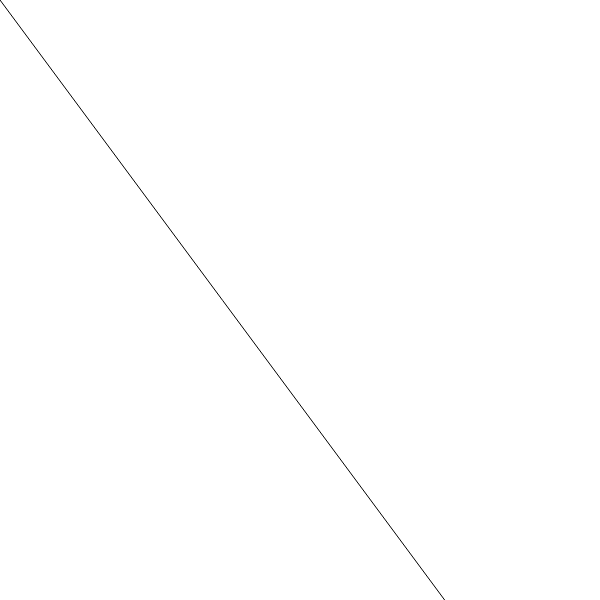
Frame 1 (no input)
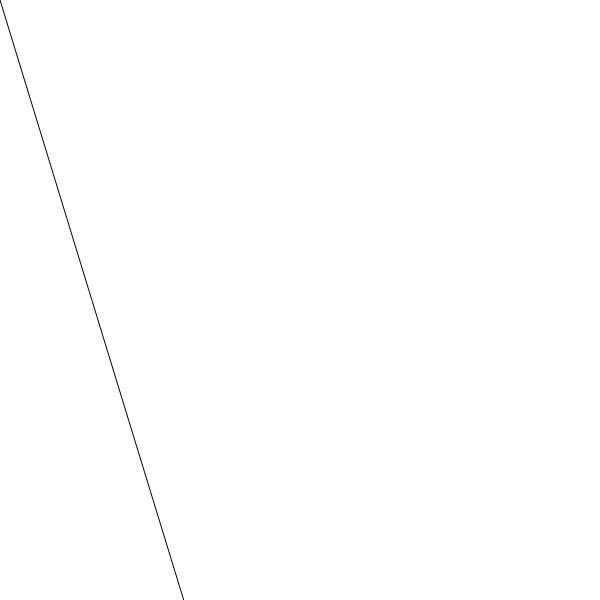
Frame 60 (no input)
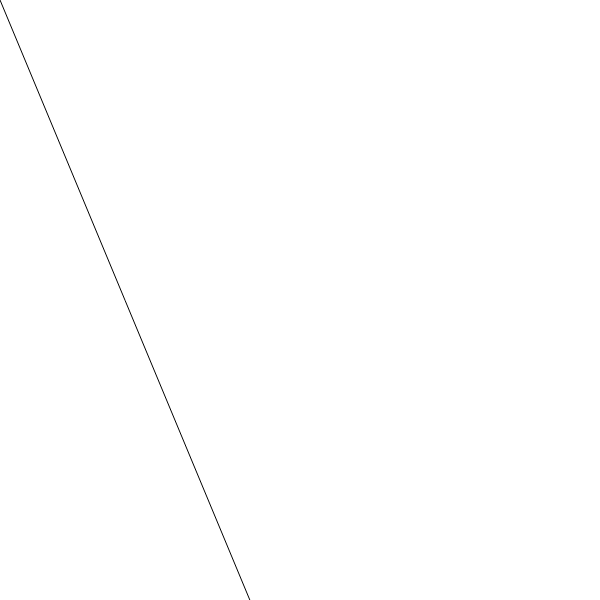
Frame 120 (the mouse pressed at the canvas centre since frame 60)

The p5.js sketch that drew these frames (run headless with seeded random() and noise() and a simulated clock; from frame 60 on, the mouse is pressed at the canvas centre):

// p5.js sketch
// ── sketch.js
var wind;
var angle;
var time = 1000;

function setup(){
	createCanvas(600,600);
}

function draw(){
	background(255);
	angle = map(noise(time),0,1,0,90);
	wind = p5.Vector.fromAngle(radians(angle));
	wind.mult(1000);

	line(0,0,wind.x,wind.y);

	time = time + 0.01;
}
